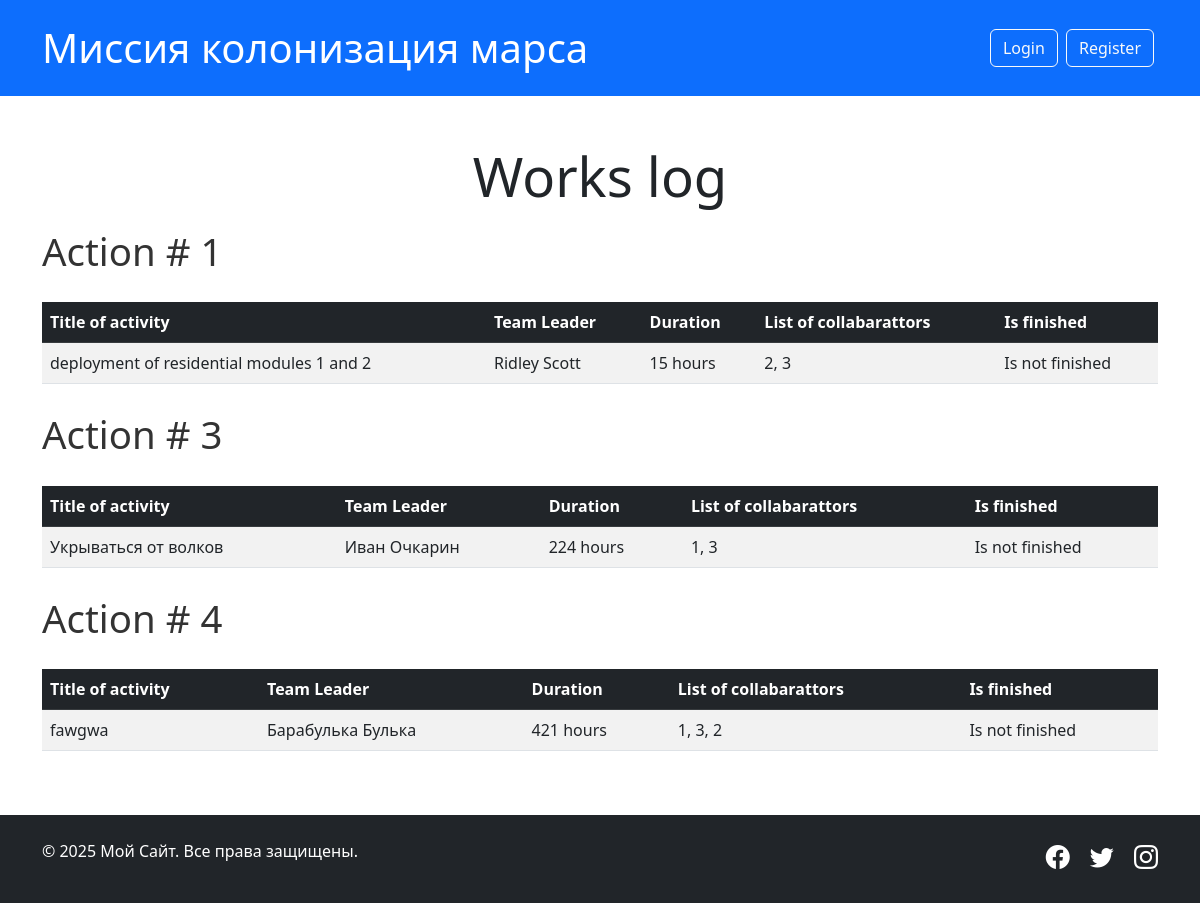
Before: / with the older database file.
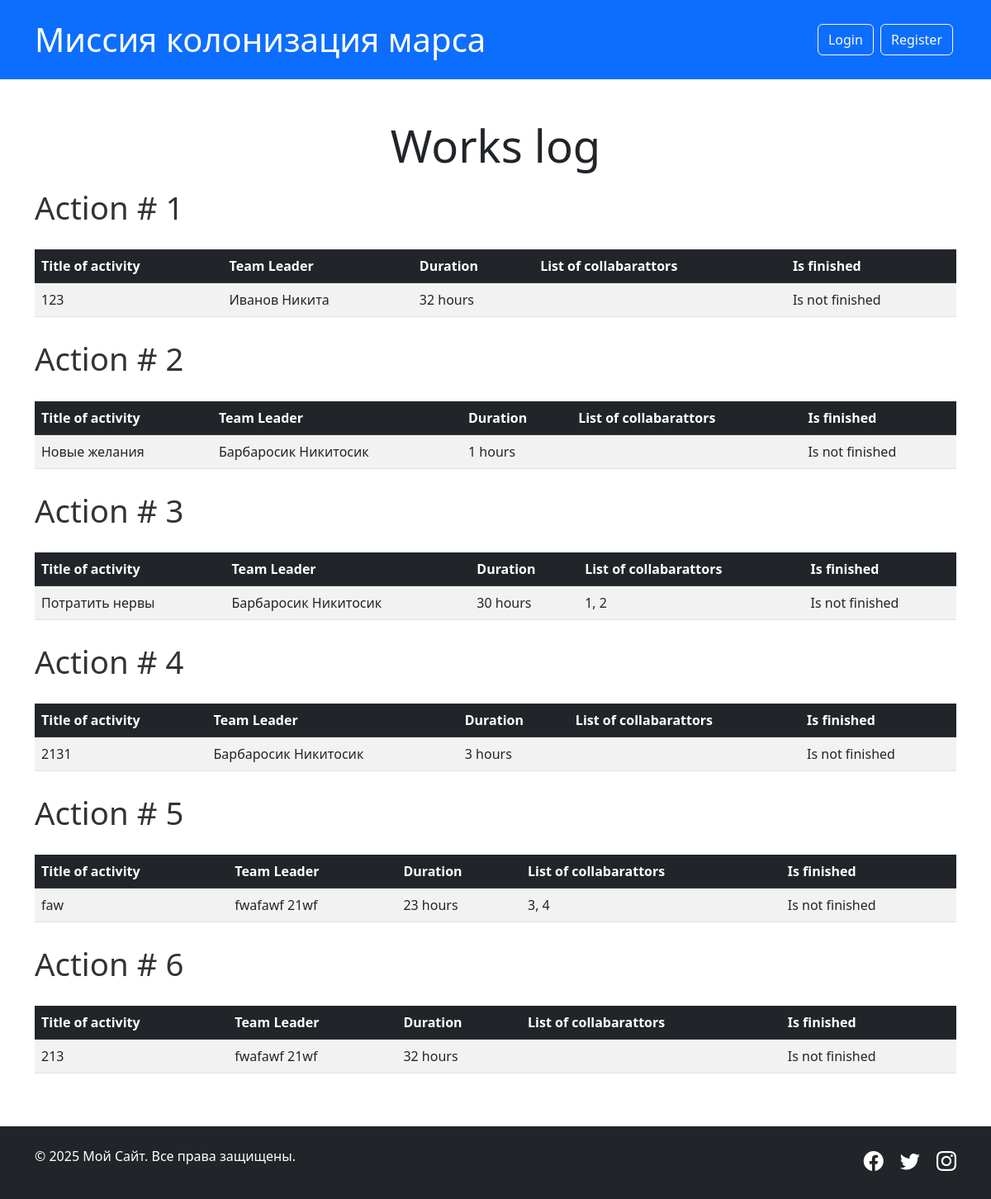
After: the same page with the newer database file.
### models/jobs.py (models this page shows)
class Jobs(SqlAlchemyBase):
    __tablename__ = 'jobs'
    id = sqlalchemy.Column(sqlalchemy.Integer,
                           primary_key=True, autoincrement=True)
    team_leader = orm.relationship('User')
    team_leader_id = sqlalchemy.Column(
        sqlalchemy.Integer, sqlalchemy.ForeignKey('users.id'))
    job = sqlalchemy.Column(sqlalchemy.String)
    work_size = sqlalchemy.Column(sqlalchemy.Integer)
    collaborators = orm.relationship("User",
                                     secondary="association",
                                     back_populates="collaborators_jobs")
    start_date = sqlalchemy.Column(sqlalchemy.DateTime)
    end_date = sqlalchemy.Column(sqlalchemy.DateTime)
    is_finished = sqlalchemy.Column(sqlalchemy.Boolean)
    def get_collabarators_by_id_to_string(self):
        return ', '.join([str(x.id) for x in self.collaborators])
    def get_is_finsihed_to_string(self):
        if self.is_finished:
            return 'Is finished'
        return 'Is not finished'

### models/user.py (models this page shows, shortened)
class User(UserMixin, SqlAlchemyBase):
    __tablename__ = 'users'
    id = sqlalchemy.Column(sqlalchemy.Integer,
                           primary_key=True, autoincrement=True)
    name = sqlalchemy.Column(sqlalchemy.String)
    surname = sqlalchemy.Column(sqlalchemy.String)
    age = sqlalchemy.Column(sqlalchemy.Integer)
    position = sqlalchemy.Column(sqlalchemy.String)
    speciality = sqlalchemy.Column(sqlalchemy.String)
    address = sqlalchemy.Column(sqlalchemy.String)
    email = sqlalchemy.Column(sqlalchemy.String, unique=True)
    hashed_password = sqlalchemy.Column(sqlalchemy.String)
    modified_date = sqlalchemy.Column(sqlalchemy.DateTime)
    collaborators_jobs = orm.relationship("Jobs",
                                          secondary="association",
                                          back_populates="collaborators")
    created_jobs = orm.relationship('Jobs', back_populates='team_leader')

### routes/main.py (the view)
@main_bp.route('/', methods=['GET'])
def home():
    db_ses = create_session()
    jobs = db_ses.query(Jobs).all()
    return render_template('index.html', jobs=jobs)

### database/db_session.py (called while the page is built)
def create_session() -> Session:
    global __factory
    return __factory()

### templates/index.html (shortened to what this page needs)
{% extends "base.html" %}
{% block content %}
    <div class="text-center"><h3 class="custom-header-large">Works log</h3></div>
    <div class="table-responsive">
        {% for job in jobs %}
        <p class="custom-action-large">Action # {{job.id}}</p>
        <table class="table table-striped table-hover">
            <thead class="table-dark">
                <tr>
                    <th scope="col">Title of activity</th>
                    <th scope="col">Team Leader</th>
                    <th scope="col">Duration</th>
                    <th scope="col">List of collabarattors</th>
                    <th scope="col">Is finished</th>
                </tr>
            </thead>
            <tbody>
                <tr>
                    <td>{{job.job}}</td>
                    <td>{{job.team_leader.name}} {{job.team_leader.surname}}</td>
                    <td>{{job.work_size}} hours</td>
                    <td>{{job.get_collabarators_by_id_to_string()}}</td>
                    <td>{{job.get_is_finsihed_to_string()}}</td>
                </tr>
            </tbody>
        </table>
        {% endfor %}
    </div>
{% endblock %}

### templates/base.html (shortened to what this page needs)
<!DOCTYPE html>
<html lang="ru">
<head>
    <link href="https://cdn.jsdelivr.net/npm/bootstrap@5.3.0/dist/css/bootstrap.min.css" rel="stylesheet">
    <link href="/static/css/style.css" rel="stylesheet">
</head>
{% include 'header.html' %}
{% block content %}
{% endblock %}
{% include 'footer.html' %}

### templates/header.html
<body>
    <header class="bg-primary text-white py-4">
        <div class="container">
            <div class="d-flex justify-content-between align-items-center">
                <h1 class="mb-0"><a class="nav-link text-white" href="{{url_for('main.home')}}">Миссия колонизация марса</a></h1>
                <nav>
                    <ul class="nav">
                        <li class="nav-item">
                            {% if current_user.is_authenticated %}
                            <a class="nav-link text-white" href="{{url_for('user.logout')}}">{{current_user.surname}} {{current_user.name}}</a>
                          {% else %}
                            <a href="{{url_for('user.login')}}"><button type="button" class="btn btn-outline-light me-1">Login</button></a>
                            <a href="{{url_for('user.register')}}"><button type="button" class="btn btn-outline-light me-1">Register</button></a>
                          {%endif%}
                        </li>
                    </ul>
                </nav>
            </div>
        </div>
    </header>
    <main class="container my-5">

### templates/footer.html (shortened to what this page needs)
</main>
<footer class="bg-dark text-white py-4">
    <div class="container">
        <div class="row">
            <div class="col-md-6">
                <p>&copy; 2025 Мой Сайт. Все права защищены.</p>
            </div>
            <div class="col-md-6 text-end">
                <a href="#" class="text-white me-3"><i class="bi bi-facebook"></i></a>
                <a href="#" class="text-white me-3"><i class="bi bi-twitter"></i></a>
                <a href="#" class="text-white"><i class="bi bi-instagram"></i></a>
            </div>
        </div>
    </div>
</footer>
<link rel="stylesheet" href="https://cdn.jsdelivr.net/npm/bootstrap-icons@1.10.0/font/bootstrap-icons.css">
</body>
</html>

### static/css/style.css (style rules this page uses)
body { font-family: 'Segoe UI', Tahoma, Geneva, Verdana, sans-serif; }
footer a { text-decoration: none; font-size: 1.5rem; }

### templates/index.html (style rules this page uses)
.custom-action-large { font-size: 2.4rem; line-height: 1.8; color: #333; }
.custom-header-large { font-size : 3.4rem; }

Changed rows visible on the page:
changed Jobs id 1: job "deployment of residential modules 1 and 2" → "123"; team_leader.name "Ridley" → "Иванов"; team_leader.surname "Scott" → "Никита"; work_size "15" → "32"; get_collabarators_by_id_to_string "2, 3" → (not shown)
added Jobs: id "2", job "Новые желания", team_leader.name "Барбаросик", team_leader.surname "Никитосик", work_size "1", get_is_finsihed_to_string "Is not finished"
changed Jobs id 3: job "Укрываться от волков" → "Потратить нервы"; team_leader.name "Иван" → "Барбаросик"; team_leader.surname "Очкарин" → "Никитосик"; work_size "224" → "30"; get_collabarators_by_id_to_string "1, 3" → "1, 2"
changed Jobs id 4: job "fawgwa" → "2131"; team_leader.name "Барабулька" → "Барбаросик"; team_leader.surname "Булька" → "Никитосик"; work_size "421" → "3"; get_collabarators_by_id_to_string "1, 3, 2" → (not shown)
added Jobs: id "5", job "faw", team_leader.name "fwafawf", team_leader.surname "21wf", work_size "23", get_collabarators_by_id_to_string "3, 4", get_is_finsihed_to_string "Is not finished"
added Jobs: id "6", job "213", team_leader.name "fwafawf", team_leader.surname "21wf", work_size "32", get_is_finsihed_to_string "Is not finished"
